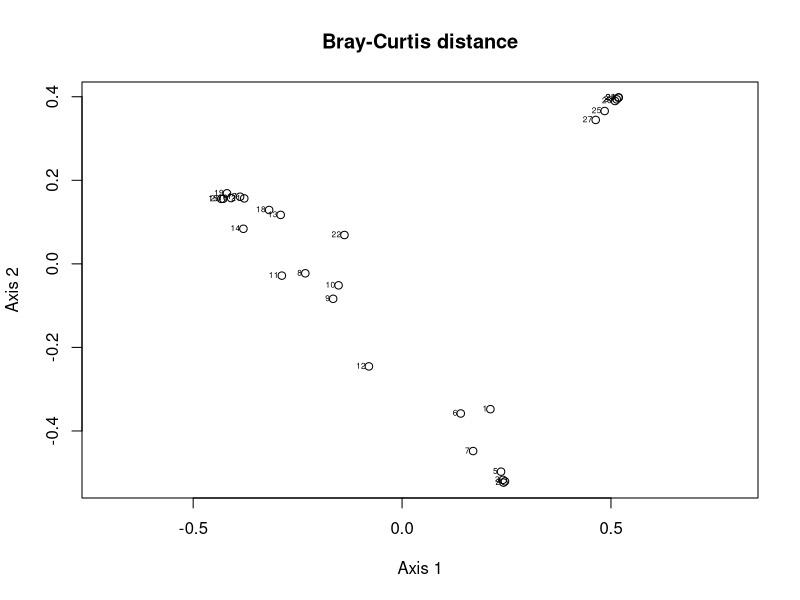
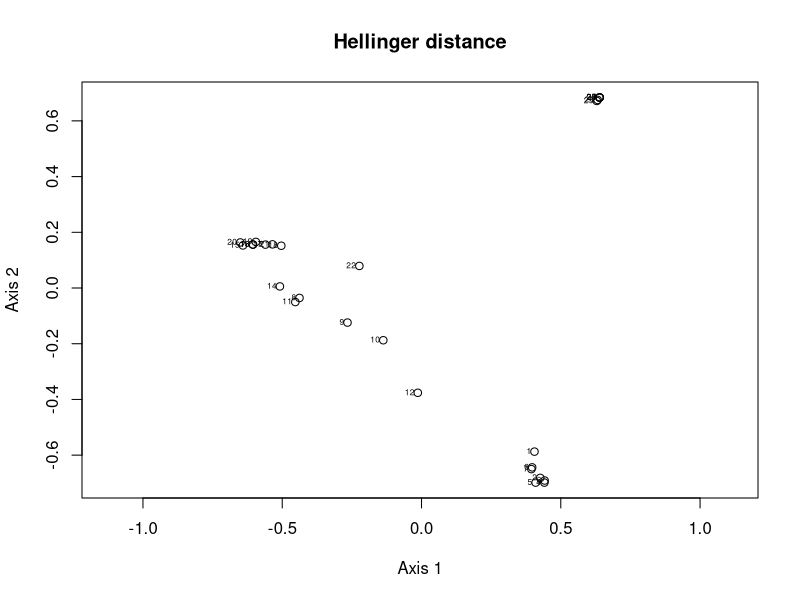
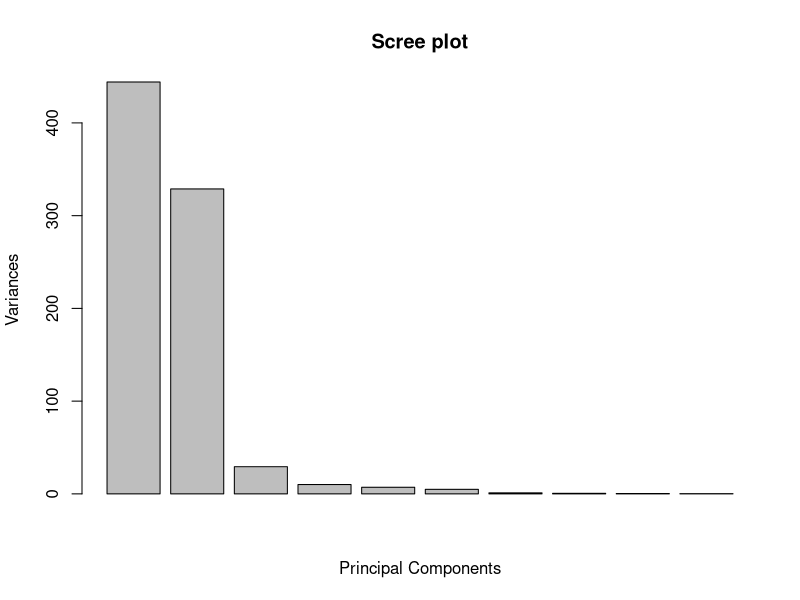
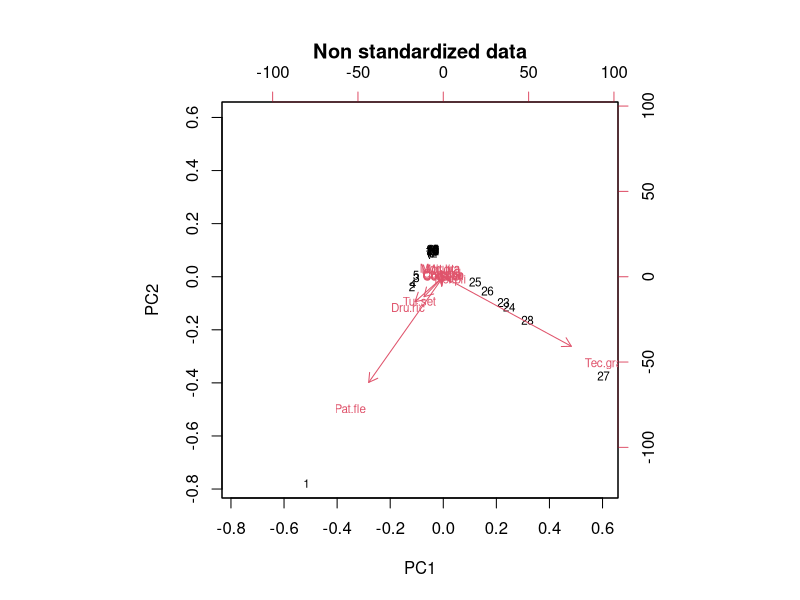
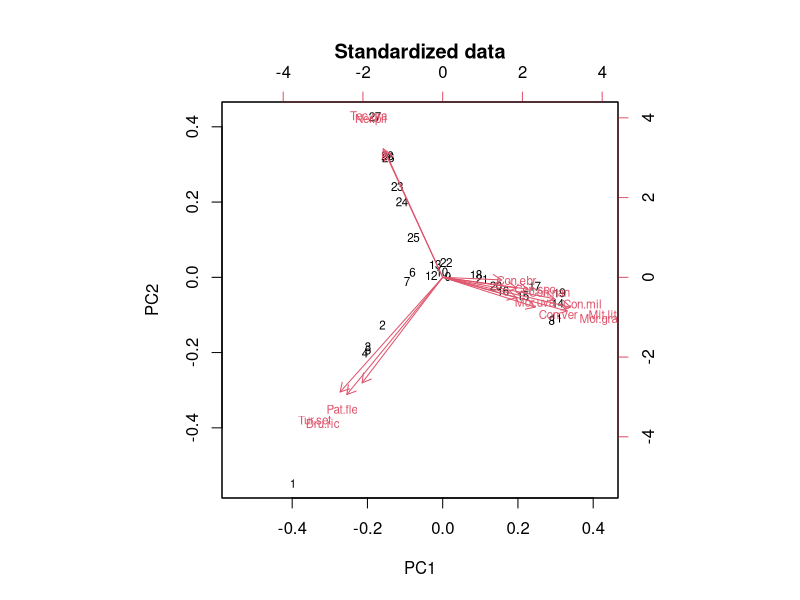

Write R code to recreate these figures, in order.
require(stats)

x <-matrix (rnorm (100), nrow = 5)
dim(x)
dist(x)
class(dist(x))

dist(x, diag = T)
dist(x, upper = T)
m <- as.matrix(dist(x))


# Actual practice
require(vegan)
require(ade4)

data<-read.table("./2nda_parte/FANGA_TAUFA_del_tab.txt",sep="\t",header=TRUE)
#gastropod species
str(data)
head(data)

# Bray curtis
data.D2<-vegdist(data[,-1], method="bray")
class(data.D2)

outBC = cmdscale(data.D2, 3, eig=TRUE)
plot(outBC$points[,1], outBC$points[,2], main="Bray-Curtis distance",asp=1, xlab="Axis 1", ylab="Axis 2")
names = rownames(data)
text(outBC$points[,1], outBC$points[,2], labels= names, pos=2, cex=0.5, offset=0.15)

# Hellinger
data.hel = decostand(data[,-1], "hel")
data.DHell = dist(data.hel)

outDHell = cmdscale(data.DHell, 3, eig=TRUE)
plot(outDHell$points[,1], outDHell$points[,2], main="Hellinger distance",asp=1,xlab="Axis 1", ylab="Axis 2")
names = rownames(data)
text(outDHell$points[,1], outDHell$points[,2], labels= names, pos=2, cex=0.5, offset=0.15)

# PCA
data.out = prcomp(data[,-1], scale=FALSE)
names(data.out)
data.out$sdev
data.out$rotation #variable loadings (columns are eigenvectors) 
summary(data.out)


#non scale biplot
plot(data.out, main="Scree plot", xlab="Principal Components")
biplot(data.out, main="Non standardized data", cex=0.7)

#scale biplot
data.out = prcomp(data[,-1], scale=TRUE)
biplot(data.out, main="Standardized data", cex=0.7)
